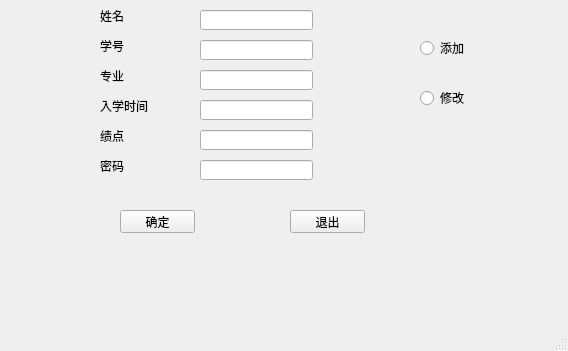
<?xml version="1.0" encoding="UTF-8"?>
<ui version="4.0">
 <class>admin_change</class>
 <widget class="QMainWindow" name="admin_change">
  <property name="geometry">
   <rect>
    <x>0</x>
    <y>0</y>
    <width>568</width>
    <height>351</height>
   </rect>
  </property>
  <property name="windowTitle">
   <string>MainWindow</string>
  </property>
  <widget class="QWidget" name="centralwidget">
   <widget class="QLabel" name="label">
    <property name="geometry">
     <rect>
      <x>100</x>
      <y>40</y>
      <width>54</width>
      <height>12</height>
     </rect>
    </property>
    <property name="text">
     <string>学号</string>
    </property>
   </widget>
   <widget class="QLabel" name="label_2">
    <property name="geometry">
     <rect>
      <x>100</x>
      <y>70</y>
      <width>54</width>
      <height>12</height>
     </rect>
    </property>
    <property name="text">
     <string>专业</string>
    </property>
   </widget>
   <widget class="QLabel" name="label_3">
    <property name="geometry">
     <rect>
      <x>100</x>
      <y>100</y>
      <width>54</width>
      <height>12</height>
     </rect>
    </property>
    <property name="text">
     <string>入学时间</string>
    </property>
   </widget>
   <widget class="QLabel" name="label_4">
    <property name="geometry">
     <rect>
      <x>100</x>
      <y>130</y>
      <width>54</width>
      <height>12</height>
     </rect>
    </property>
    <property name="text">
     <string>绩点</string>
    </property>
   </widget>
   <widget class="QLineEdit" name="lineEdit_number">
    <property name="geometry">
     <rect>
      <x>200</x>
      <y>40</y>
      <width>113</width>
      <height>20</height>
     </rect>
    </property>
   </widget>
   <widget class="QLabel" name="label_5">
    <property name="geometry">
     <rect>
      <x>100</x>
      <y>10</y>
      <width>54</width>
      <height>12</height>
     </rect>
    </property>
    <property name="text">
     <string>姓名</string>
    </property>
   </widget>
   <widget class="QLineEdit" name="lineEdit_time">
    <property name="geometry">
     <rect>
      <x>200</x>
      <y>100</y>
      <width>113</width>
      <height>20</height>
     </rect>
    </property>
   </widget>
   <widget class="QLineEdit" name="lineEdit_class">
    <property name="geometry">
     <rect>
      <x>200</x>
      <y>70</y>
      <width>113</width>
      <height>20</height>
     </rect>
    </property>
   </widget>
   <widget class="QLineEdit" name="lineEdit_GPA">
    <property name="geometry">
     <rect>
      <x>200</x>
      <y>130</y>
      <width>113</width>
      <height>20</height>
     </rect>
    </property>
   </widget>
   <widget class="QLineEdit" name="lineEdit_name">
    <property name="geometry">
     <rect>
      <x>200</x>
      <y>10</y>
      <width>113</width>
      <height>20</height>
     </rect>
    </property>
   </widget>
   <widget class="QPushButton" name="pushButton_enter">
    <property name="geometry">
     <rect>
      <x>120</x>
      <y>210</y>
      <width>75</width>
      <height>23</height>
     </rect>
    </property>
    <property name="text">
     <string>确定</string>
    </property>
   </widget>
   <widget class="QPushButton" name="pushButton_exit">
    <property name="geometry">
     <rect>
      <x>290</x>
      <y>210</y>
      <width>75</width>
      <height>23</height>
     </rect>
    </property>
    <property name="text">
     <string>退出</string>
    </property>
   </widget>
   <widget class="QLabel" name="label_6">
    <property name="geometry">
     <rect>
      <x>100</x>
      <y>160</y>
      <width>54</width>
      <height>12</height>
     </rect>
    </property>
    <property name="text">
     <string>密码</string>
    </property>
   </widget>
   <widget class="QLineEdit" name="lineEdit_passowrd">
    <property name="geometry">
     <rect>
      <x>200</x>
      <y>160</y>
      <width>113</width>
      <height>20</height>
     </rect>
    </property>
   </widget>
   <widget class="QRadioButton" name="radioButton_add">
    <property name="geometry">
     <rect>
      <x>420</x>
      <y>40</y>
      <width>89</width>
      <height>16</height>
     </rect>
    </property>
    <property name="text">
     <string>添加</string>
    </property>
   </widget>
   <widget class="QRadioButton" name="radioButton_change">
    <property name="geometry">
     <rect>
      <x>420</x>
      <y>90</y>
      <width>89</width>
      <height>16</height>
     </rect>
    </property>
    <property name="text">
     <string>修改</string>
    </property>
   </widget>
  </widget>
  <widget class="QMenuBar" name="menubar">
   <property name="geometry">
    <rect>
     <x>0</x>
     <y>0</y>
     <width>568</width>
     <height>23</height>
    </rect>
   </property>
  </widget>
  <widget class="QStatusBar" name="statusbar"/>
 </widget>
 <resources/>
 <connections/>
</ui>
